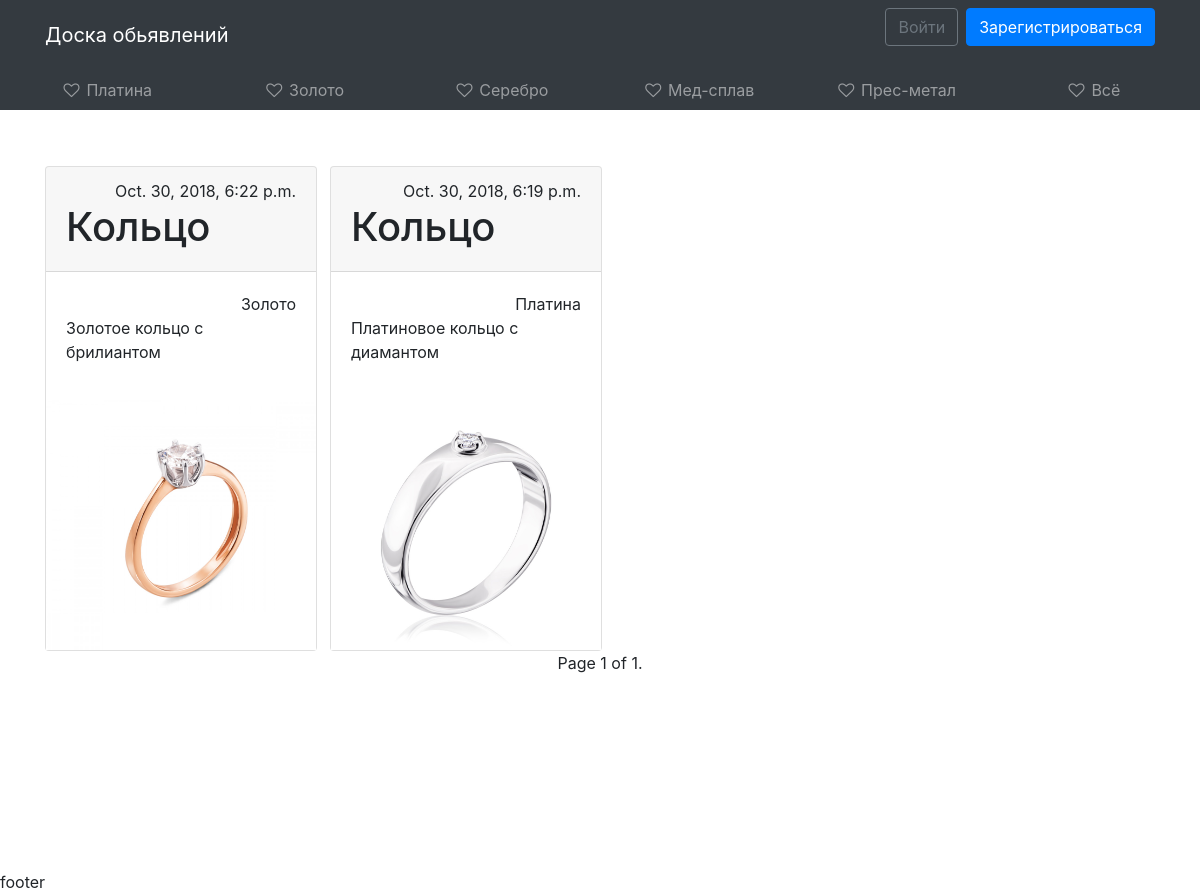
The page / on the database its author committed.
### core/models.py (models this page shows, shortened)
class Category(models.Model):
    category_name = models.CharField(max_length = 20, blank=False, verbose_name=u'category name')

class Product(models.Model):
    DELETED = 0
    TO_MODERETION = 1
    ACTIVE = 2
    MODERATING = (
        (DELETED, 'Deleted'),
        (TO_MODERETION, 'To moderation'),
        (ACTIVE, 'Active')
    )
    STANDART = 0
    VIP = 1
    TO_VIP = (
        (STANDART, 'Standart'),
        (VIP, 'VIP')
    )
    VIP_MODER = (
        (STANDART, 'OK'),
        (VIP, 'Want VIP')
    )
    product_user = models.ForeignKey(User, on_delete=models.CASCADE, verbose_name=u'user', default='')
    product_category = models.ForeignKey('Category', on_delete=models.DO_NOTHING, verbose_name=u'category', related_name='product')
    product_name = models.CharField(max_length=20, blank=False, verbose_name=u'name')
    product_image = models.ImageField(verbose_name=u'foto', default='images/No-image.jpg')
    product_info = models.TextField(verbose_name=u'info')
    product_price = models.PositiveIntegerField(verbose_name=u'price')
    product_status = models.IntegerField(choices=MODERATING, default=TO_MODERETION, verbose_name=u'status')
    product_vip = models.IntegerField(choices=TO_VIP, default=STANDART, verbose_name=u'VIP status')
    product_vip_moderation = models.IntegerField(choices=VIP_MODER, default=STANDART, verbose_name=u'VIP moderation')
    product_datatime_creation = models.DateTimeField(verbose_name=u'Created', auto_now_add=True)

### core/views.py (the view)
# urls.py: path('', views.home, name='home'),
def home(request):
    context = {}
    context['category'] = Category.objects.all()
    paginator = Paginator(Product.objects.filter(product_vip=1).order_by('-product_datatime_creation').all(), 4)
    context['product'] = paginator.get_page(request.GET.get('page'))
    return render(request, template_name='core/home.html', context=context)

### templates/core/home.html (shortened to what this page needs)
{% extends 'base.html' %}
{% load staticfiles %}
{% block content %}
<div class="container">
<div class="row">
{% for item in product %}
  <div class="col col-md-6 col-lg-4 col-xl-3 mt-5">
    <div class="card" id="card">
        <div class="card-header">
            <div class="text-right">
                <p1>{{ item.product_datatime_creation }}</p1>
            </div>
        <h1>{{ item.product_name }}</h1>
        </div>
      <div class="card-body">
          <div class="text-right">
              {{ item.product_category.category_name }}
          </div>
          <p>{{ item.product_info }}</p>
      </div>
        <img src="{{ item.product_image.url }}" alt="..." onclick="location.href='{% url 'detail' pid=item.id %}'" height="250">
    </div>
  </div>
{% endfor %}
</div>
</div>
<div class="pagination">
    <span class="step-links">
        <span class="current">
            Page {{ product.number }} of {{ product.paginator.num_pages }}.
        </span>
    </span>
</div>
{% endblock %}

### templates/base.html (shortened to what this page needs)
{% load staticfiles %}
<html lang="en">
<head>
    <link rel="stylesheet" href="https://stackpath.bootstrapcdn.com/bootstrap/4.1.3/css/bootstrap.min.css">
    <link rel="stylesheet" href="https://cdnjs.cloudflare.com/ajax/libs/font-awesome/4.7.0/css/font-awesome.css">
    <link rel="stylesheet" href="{% static '/css/style.css' %}">
</head>
<body>
{% include 'header.html' %}
{% block sidebar %}
<div class="container-fluid h-100">
    <div class="row d-flex flex-row">
        <aside class="col-1 col-md-2 col-lg-12 h-md-100 p-0 bg-dark top">
            <nav class="navbar navbar-expand navbar-dark bg-dark p-0 px-lg-2">
                <div class="collapse navbar-collapse">
                    <ul class="flex-column flex-lg-row navbar-nav w-100 justify-content-center align-items-center align-items-sm-start text-left text-lg-center">
                        {% for item in category %}
                        <li class="nav-item w-100">
                            <a class="nav-link text-truncate" href="{% url 'category' pid=item.id %}"><i class="fa fa-heart-o fa-fw"></i> <span class="d-none d-md-inline">{{ item.category_name }}</span></a>
                        </li>
                        {% endfor %}
                        <li class="nav-item w-100">
                            <a class="nav-link text-truncate" href="{% url 'all' %}"><i class="fa fa-heart-o fa-fw"></i> <span class="d-none d-md-inline">Всё</span></a>
                        </li>
                    </ul>
                </div>
            </nav>
        </aside>
        <main class="col-11 col-md-10 col-lg-12 bg-faded py-2">
            {% endblock %}
            {% block content %}{% endblock %}
        </main>
    </div>
</div>
<div>
    {% include 'footer.html' %}
</div>
</body>
</html>

### static/css/style.css (style rules this page uses)
#card { width: 17rem; }
.pagination { justify-content: center; }

### rows shown on the page
Category: category_name "Платина"
Category: category_name "Золото"
Category: category_name "Серебро"
Category: category_name "Мед-сплав"
Category: category_name "Прес-метал"
Product: product_datatime_creation "Oct. 30, 2018, 6:22 p.m.", product_name "Кольцо", product_category.category_name "Золото", product_info "Золотое кольцо с брилиантом", product_image (picture)
Product: product_datatime_creation "Oct. 30, 2018, 6:19 p.m.", product_name "Кольцо", product_category.category_name "Платина", product_info "Платиновое кольцо с диамантом", product_image (picture)

### other values the page prints
{{ product.number }} "1"
{{ product.paginator.num_pages }} "1"
